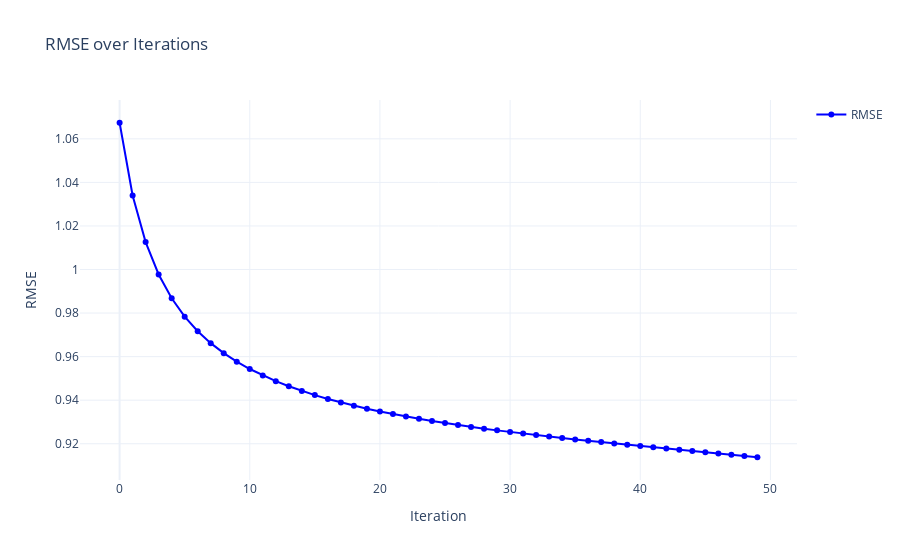

The notebook cell saved with this chart:
### Markdown cell above
### Visualizing RMSE Over Iterations for Matrix Factorization Training Process

### Code cell
import plotly.graph_objects as go

# Extract iteration numbers and RMSE values
iterations = [x[0] for x in training_process]
errors = [x[1] for x in training_process]

# Create the plot
fig = go.Figure()

# Add a line plot
fig.add_trace(go.Scatter(
    x=iterations,
    y=errors,
    mode='lines+markers',
    name='RMSE',
    line=dict(color='blue'),
    marker=dict(symbol='circle')
))

# Update layout
fig.update_layout(
    title='RMSE over Iterations',
    xaxis_title='Iteration',
    yaxis_title='RMSE',
    template='plotly_white',
    showlegend=True
)

# Show the plot
fig.show()

### Figure 1 — Plotly figure (JSON) as saved in the notebook; plotly's stock layout.template omitted (floating-point values rounded to 4 significant figures)
{"data": [{"line": {"color": "blue"}, "marker": {"symbol": "circle"}, "mode": "lines+markers", "name": "RMSE", "type": "scatter", "x": [0, 1, 2, 3, 4, 5, 6, 7, 8, 9, 10, 11, 12, 13, 14, 15, 16, 17, 18, 19, 20, 21, 22, 23, 24, 25, 26, 27, 28, 29, 30, 31, 32, 33, 34, 35, 36, 37, 38, 39, 40, 41, 42, 43, 44, 45, 46, 47, 48, 49], "y": [1.067, 1.034, 1.013, 0.9977, 0.9868, 0.9784, 0.9717, 0.9662, 0.9616, 0.9577, 0.9543, 0.9513, 0.9487, 0.9464, 0.9443, 0.9423, 0.9406, 0.939, 0.9375, 0.9361, 0.9348, 0.9336, 0.9325, 0.9314, 0.9304, 0.9295, 0.9286, 0.9277, 0.9269, 0.9261, 0.9254, 0.9247, 0.924, 0.9233, 0.9226, 0.922, 0.9214, 0.9208, 0.9202, 0.9196, 0.919, 0.9184, 0.9178, 0.9173, 0.9167, 0.9161, 0.9155, 0.915, 0.9144, 0.9138]}], "layout": {"autosize": true, "showlegend": true, "title": {"text": "RMSE over Iterations"}, "xaxis": {"autorange": true, "range": [-2.972, 51.97], "title": {"text": "Iteration"}, "type": "linear"}, "yaxis": {"autorange": true, "range": [0.9011, 1.08], "title": {"text": "RMSE"}, "type": "linear"}}}
